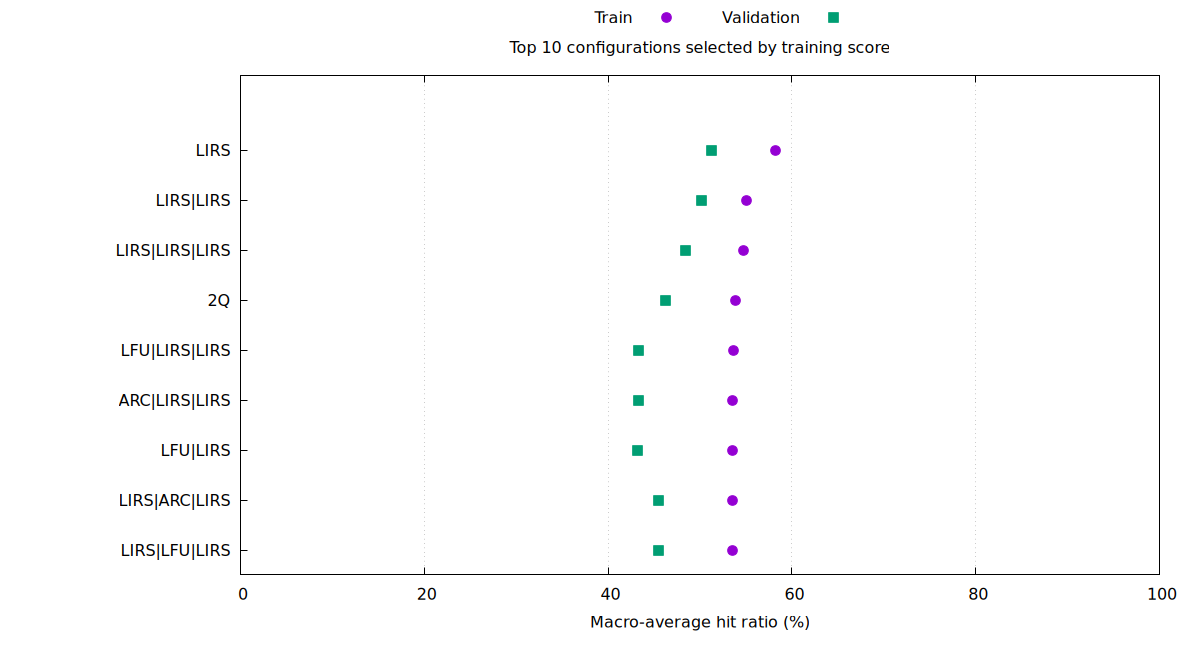

Source code (gnuplot):
set terminal svg size 1200,650 dynamic
set output 'plots/global_top10.svg'
set xrange [0:100]
set yrange [9.5:-0.5]
set grid xtics
set xlabel 'Macro-average hit ratio (%)'
unset ylabel
set ytics nomirror
set lmargin 24
set rmargin 4
set bmargin 4
set title 'Top 10 configurations selected by training score'
set key outside top center horizontal
plot 'plot_data/global_top10.tsv' using 2:0:ytic(1) with points pt 7 ps 1.6 title 'Train', '' using 3:0 with points pt 5 ps 1.6 title 'Validation'
unset output

set terminal pngcairo size 1200,650
set output 'plots/global_top10.png'
set xrange [0:100]
set yrange [9.5:-0.5]
set grid xtics
set xlabel 'Macro-average hit ratio (%)'
unset ylabel
set ytics nomirror
set lmargin 24
set rmargin 4
set bmargin 4
set title 'Top 10 configurations selected by training score'
set key outside top center horizontal
plot 'plot_data/global_top10.tsv' using 2:0:ytic(1) with points pt 7 ps 1.6 title 'Train', '' using 3:0 with points pt 5 ps 1.6 title 'Validation'
unset output
